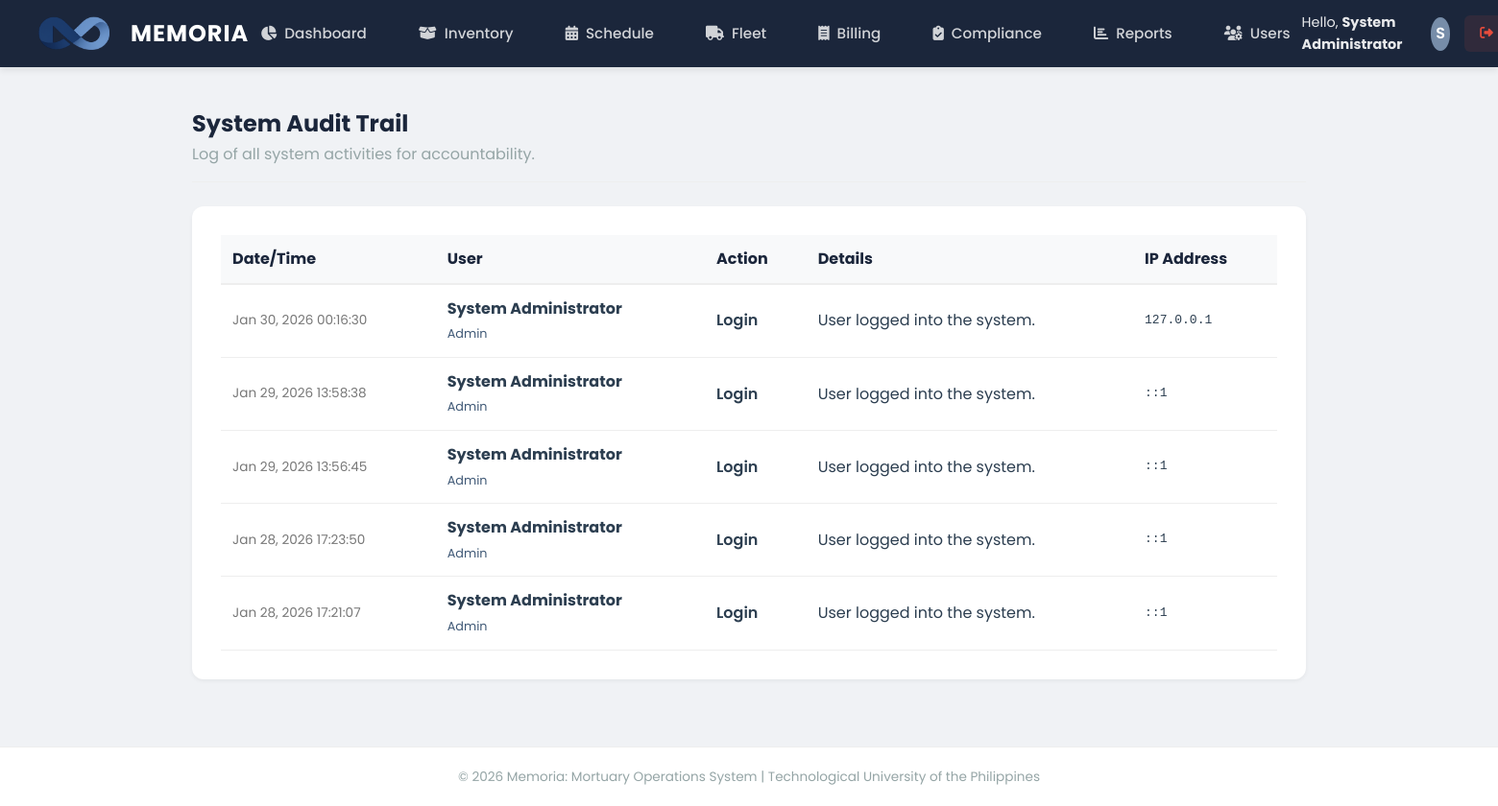
The app's page /modules/admin/audit_trail.php (signed in), older data.
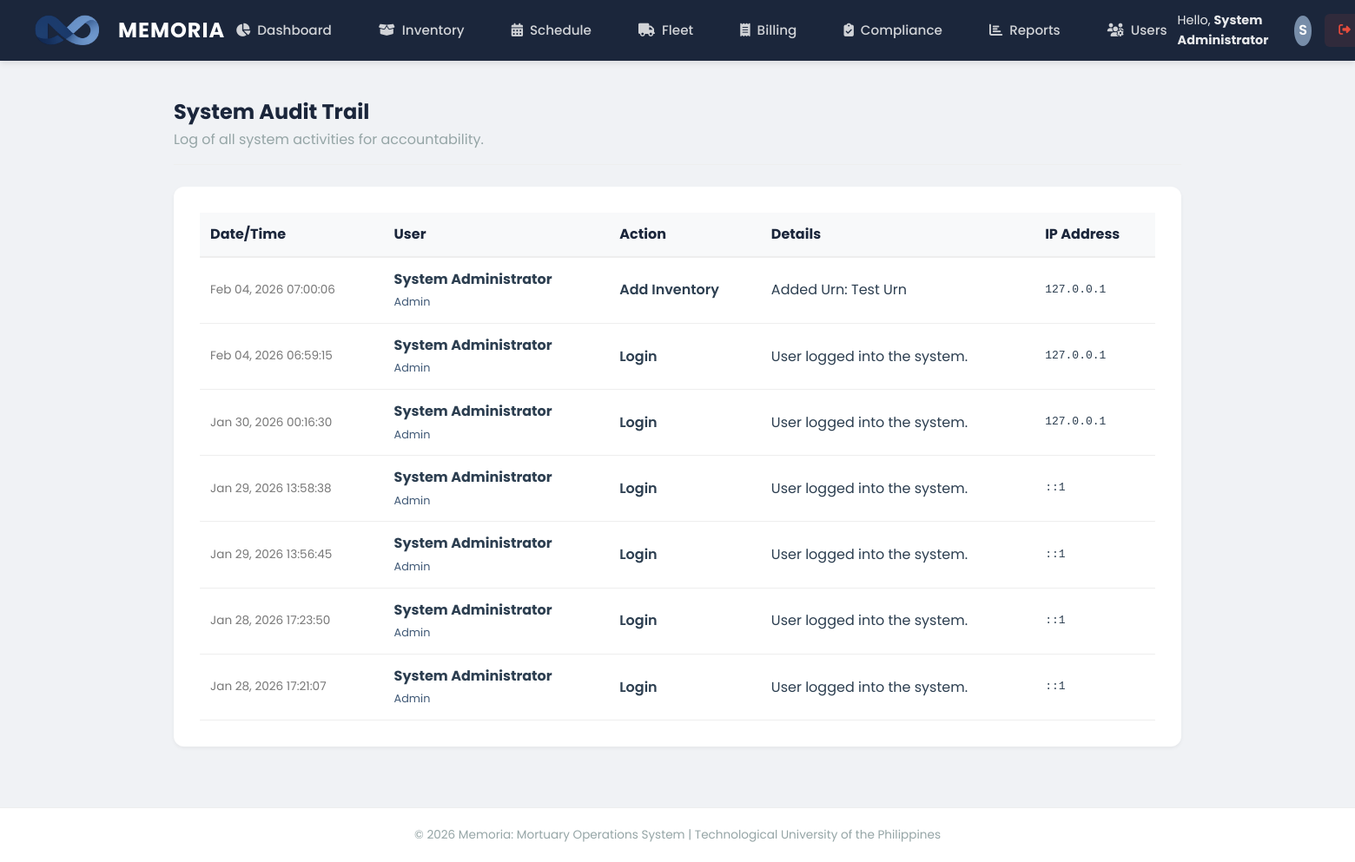
The same page, newer data.
### tables this page shows
CREATE TABLE `audit_logs` (
  `id` int(11) NOT NULL,
  `user_id` int(11) DEFAULT NULL,
  `action` varchar(50) DEFAULT NULL,
  `details` text DEFAULT NULL,
  `ip_address` varchar(45) DEFAULT NULL,
  `created_at` timestamp NOT NULL DEFAULT current_timestamp()
);

CREATE TABLE `users` (
  `id` int(11) NOT NULL,
  `username` varchar(50) NOT NULL,
  `password` varchar(255) NOT NULL,
  `full_name` varchar(100) NOT NULL,
  `role` enum('Admin','Manager','Staff','Driver') NOT NULL,
  `contact_info` varchar(100) DEFAULT NULL,
  `created_at` timestamp NOT NULL DEFAULT current_timestamp()
);

### modules/admin/audit_trail.php (the view, shortened to what this page needs)
<?php
include('../../includes/header.php');
?>
<div class="panel-header">
    <div>
        <h1 style="font-size: 1.5rem; color: var(--deep-navy);">System Audit Trail</h1>
        <p style="color: var(--text-light);">Log of all system activities for accountability.</p>
    </div>
</div>
<div class="panel">
    <table style="width: 100%; border-collapse: collapse;">
        <thead>
            <tr style="background: #f8f9fa; text-align: left; color: var(--deep-navy);">
                <th style="padding: 12px; border-bottom: 2px solid #eee;">Date/Time</th>
                <th style="padding: 12px; border-bottom: 2px solid #eee;">User</th>
                <th style="padding: 12px; border-bottom: 2px solid #eee;">Action</th>
                <th style="padding: 12px; border-bottom: 2px solid #eee;">Details</th>
                <th style="padding: 12px; border-bottom: 2px solid #eee;">IP Address</th>
            </tr>
        </thead>
        <tbody>
            <?php
            $query = "SELECT a.*, u.full_name, u.role
                      FROM audit_logs a
                      LEFT JOIN users u ON a.user_id = u.id
                      ORDER BY a.created_at DESC LIMIT 50";
            $result = mysqli_query($conn, $query);
            if (mysqli_num_rows($result) > 0) {
                while ($row = mysqli_fetch_assoc($result)) {
                    echo "<tr>
                        <td style='padding: 12px; border-bottom: 1px solid #eee; color: #777; font-size: 0.85rem;'>" . date('M d, Y H:i:s', strtotime($row['created_at'])) . "</td>
                        <td style='padding: 12px; border-bottom: 1px solid #eee;'>
                            <strong>{$row['full_name']}</strong><br>
                            <span style='font-size: 0.8rem; color: var(--slate-blue);'>{$row['role']}</span>
                        </td>
                        <td style='padding: 12px; border-bottom: 1px solid #eee; font-weight: 600;'>{$row['action']}</td>
                        <td style='padding: 12px; border-bottom: 1px solid #eee;'>{$row['details']}</td>
                        <td style='padding: 12px; border-bottom: 1px solid #eee; font-family: monospace;'>{$row['ip_address']}</td>
                    </tr>";
                }
            } else {
                echo "<tr><td colspan='5' style='text-align: center; padding: 20px;'>No logs recorded yet.</td></tr>";
            }
            ?>
        </tbody>
    </table>
</div>
<?php include('../../includes/footer.php'); ?>

### includes/header.php (shortened to what this page needs)
<?php
$current_script = basename($_SERVER['PHP_SELF']);
?>
<!DOCTYPE html>
<html lang="en">
<head>
    <link rel="stylesheet" href="<?= BASE_URL ?>assets/css/style.css">
    <link rel="stylesheet" href="https://cdnjs.cloudflare.com/ajax/libs/font-awesome/6.4.0/css/all.min.css">
</head>
<body>
<?php if (isset($_SESSION['user_id'])): ?>
<header class="main-header">
    <a href="<?= BASE_URL ?>dashboard.php" class="brand">
        <img src="<?= BASE_URL ?>assets/img/logo.png" alt="Memoria Logo" class="brand-logo">
        MEMORIA
    </a>
    <nav>
        <ul class="nav-links">
            <li>
                <a href="<?= BASE_URL ?>dashboard.php" class="<?= $current_script == 'dashboard.php' ? 'active' : '' ?>">
                    <i class="fas fa-chart-pie"></i> Dashboard
                </a>
            </li>
            <li>
                <a href="<?= BASE_URL ?>modules/inventory/manage.php" class="<?= strpos($_SERVER['REQUEST_URI'], 'inventory') !== false ? 'active' : '' ?>">
                    <i class="fas fa-box-open"></i> Inventory
                </a>
            </li>
            <li>
                <a href="<?= BASE_URL ?>modules/scheduling/calendar.php" class="<?= strpos($_SERVER['REQUEST_URI'], 'scheduling') !== false ? 'active' : '' ?>">
                    <i class="fas fa-calendar-alt"></i> Schedule
                </a>
            </li>
            <?php if ($_SESSION['role'] == 'Admin' || $_SESSION['role'] == 'Manager'): ?>
            <li>
                <a href="<?= BASE_URL ?>modules/logistics/dispatch.php" class="<?= strpos($_SERVER['REQUEST_URI'], 'logistics') !== false ? 'active' : '' ?>">
                    <i class="fas fa-truck"></i> Fleet
                </a>
            </li>
            <li>
                <a href="<?= BASE_URL ?>modules/billing/reports.php" class="<?= strpos($_SERVER['REQUEST_URI'], 'billing') !== false ? 'active' : '' ?>">
                    <i class="fas fa-receipt"></i> Billing
                </a>
            </li>
            <li>
                <a href="<?= BASE_URL ?>modules/compliance/tracking.php" class="<?= strpos($_SERVER['REQUEST_URI'], 'compliance') !== false ? 'active' : '' ?>">
                    <i class="fas fa-clipboard-check"></i> Compliance
                </a>
            </li>
            <?php endif; ?>
            <?php if ($_SESSION['role'] == 'Admin'): ?>
            <li>
                <a href="<?= BASE_URL ?>modules/reports/sales_report.php" class="<?= strpos($_SERVER['REQUEST_URI'], 'reports') !== false ? 'active' : '' ?>">
                    <i class="fas fa-chart-bar"></i> Reports
                </a>
            </li>
            <li>
                <a href="<?= BASE_URL ?>modules/users/manage_users.php" class="<?= strpos($_SERVER['REQUEST_URI'], 'users') !== false ? 'active' : '' ?>">
                    <i class="fas fa-users-cog"></i> Users
                </a>
            </li>
            <?php endif; ?>
        </ul>
    </nav>
    <div class="user-profile">
        <span style="font-size: 0.9rem; opacity: 0.9;">Hello, <strong><?= htmlspecialchars($_SESSION['full_name']); ?></strong></span>
        <div class="user-avatar">
            <?= strtoupper(substr($_SESSION['full_name'], 0, 1)); ?>
        </div>
        <a href="<?= BASE_URL ?>auth/logout.php" class="logout-btn"><i class="fas fa-sign-out-alt"></i></a>
    </div>
</header>
<?php endif; ?>
<main class="container">

### includes/footer.php
</main>
    <footer>
        <p>&copy; <?php echo date('Y'); ?> Memoria: Mortuary Operations System | Technological University of the Philippines</p>
    </footer>
</body>
</html>

### assets/css/style.css (style rules this page uses)
:root { --deep-navy: #1B263B; --slate-blue: #415A77; --cloud-gray: #E0E1DD; --muted-teal: #778DA9; --white: #FFFFFF; --danger: #e74c3c; --success: #2ecc71; --text-dark: #2c3e50; --text-light: #95a5a6; --shadow-sm: 0 2px 4px rgba(0,0,0,0.05); --shadow-md: 0 4px 6px rgba(0,0,0,0.07); --shadow-lg: 0 10px 15px rgba(0,0,0,0.1); }
* { margin: 0; padding: 0; box-sizing: border-box; }
body { font-family: 'Poppins', sans-serif; background-color: #F0F2F5; color: var(--text-dark); line-height: 1.6; min-height: 100vh; display: flex; flex-direction: column; }
header.main-header { background: var(--deep-navy); color: var(--white); padding: 0 40px; height: 70px; display: flex; align-items: center; justify-content: space-between; box-shadow: var(--shadow-md); position: sticky; top: 0; z-index: 1000; }
.brand { font-size: 1.5rem; font-weight: 700; letter-spacing: 1px; display: flex; align-items: center; gap: 10px; color: var(--white); text-decoration: none; }
.nav-links { display: flex; gap: 30px; list-style: none; }
.nav-links a { color: rgba(255, 255, 255, 0.8); text-decoration: none; font-weight: 500; font-size: 0.95rem; padding: 8px 12px; border-radius: 6px; transition: all 0.3s ease; display: flex; align-items: center; gap: 8px; }
.user-profile { display: flex; align-items: center; gap: 15px; }
.user-avatar { width: 35px; height: 35px; background: var(--muted-teal); border-radius: 50%; display: flex; justify-content: center; align-items: center; font-weight: 600; color: white; }
.container { max-width: 1200px; margin: 40px auto; padding: 0 20px; flex: 1; width: 100%; }
.panel { background: var(--white); border-radius: 12px; box-shadow: var(--shadow-sm); padding: 30px; margin-bottom: 30px; }
.panel-header { display: flex; justify-content: space-between; align-items: center; margin-bottom: 25px; border-bottom: 1px solid #eee; padding-bottom: 15px; }
.logout-btn { background: rgba(231, 76, 60, 0.1); color: var(--danger); padding: 8px 16px; border-radius: 6px; font-size: 0.85rem; }
footer { background: var(--white); color: var(--text-light); text-align: center; padding: 20px; font-size: 0.85rem; border-top: 1px solid #eee; margin-top: auto; }
.brand-logo { height: 35px; width: auto; margin-right: 12px; vertical-align: middle; }

Row changes from the older to the newer data that the page shows:
added audit_logs: created_at "Feb 04, 2026 07:00:06", user.full_name "System Administrator", user.role "Admin", action "Add Inventory", details "Added Urn: Test Urn", ip_address "127.0.0.1"
added audit_logs: created_at "Feb 04, 2026 06:59:15", user.full_name "System Administrator", user.role "Admin", action "Login", details "User logged into the system.", ip_address "127.0.0.1"
